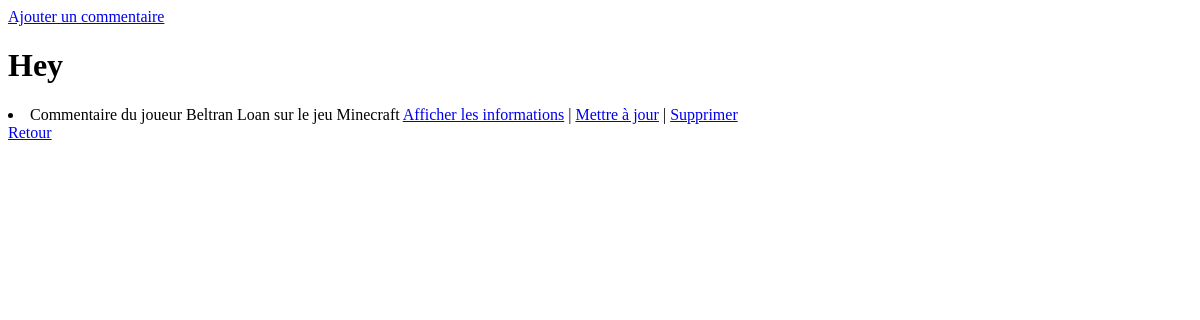
The page /index_commentaires/ on the database as committed earlier.
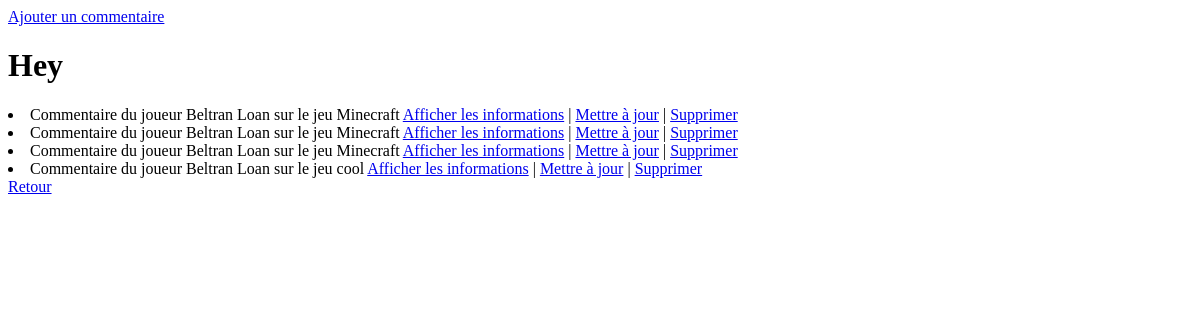
The same page on the database as committed later.
### ludotheque/models.py (models this page shows, shortened)
class Commentaires(models.Model):
    jeux = models.ForeignKey("Jeux", on_delete=models.CASCADE, default=None)
    joueurs = models.ForeignKey("Joueurs", on_delete=models.CASCADE, default=None)
    note = models.FloatField(max_length=3)
    commentaire = models.TextField(blank=True, null=True)
    date = models.DateField(blank=True, null=False)
    def __str__(self):
        chaine = f"Commentaire du joueur {self.joueurs} sur le jeu {self.jeux}"
        return chaine

class Joueurs(models.Model):
    nom = models.CharField(max_length=100)
    prenom = models.CharField(max_length=100)
    mail = models.CharField(max_length=100)
    mdp = models.CharField(max_length=100)
    TYPE_CHOICES = (
        ('professionnel', 'Professionnel'),
        ('particulier', 'Particulier'),
    )
    type = models.CharField(max_length=20, choices=TYPE_CHOICES)
    def __str__(self):
        chaine = f"{self.nom} {self.prenom} "
        return chaine

class Jeux(models.Model):
    titre = models.CharField(max_length=100)
    anneeSortie = models.IntegerField()
    photo = models.ImageField(upload_to='images/', blank=True, null=True)
    editeur = models.CharField(max_length=100)
    auteur = models.ForeignKey("Auteurs", on_delete=models.CASCADE, default=None)
    cat = models.ForeignKey("Categories", on_delete=models.CASCADE, default=None)
    joueurs = models.ManyToManyField(Joueurs, through='ListeJeuxJoueurs')
    def __str__(self):
        chaine = f" {self.titre} "
        return chaine

### ludotheque/views_commentaires.py (the view)
# urls.py: path('index_commentaires/', views_commentaires.commentaires_index),
def commentaires_index(request):
    liste = list(models.Commentaires.objects.all())
    return render(request, "commentaires/index.html", {"liste" : liste})

### ludotheque/templates/commentaires/index.html (shortened to what this page needs)
<!DOCTYPE html>
<html lang="en">
<head>
</head>
<body>
<a href="/ajout_commentaires/"> Ajouter un commentaire </a>
<h1> Hey </h1>
<article>
    {% for c in liste %}
        <li class="liste"> {{c}} <a class="edit" href="/ludotheque/affiche_commentaires/{{c.id}}/">Afficher les informations</a>  |  <a class="edit" href="/ludotheque/update_commentaires/{{c.id}}/">Mettre à jour</a>  |  <a class="edit" href="/ludotheque/delete_commentaires/{{c.id}}/">Supprimer</a> </li>
    {% endfor %}
</article>
<a href="/"> Retour </a>
</body>
</html>

Rows that differ between the two databases and show on the page:
added Commentaires: joueurs+jeux "Commentaire du joueur Beltran Loan sur le jeu Minecraft"
added Commentaires: joueurs+jeux "Commentaire du joueur Beltran Loan sur le jeu Minecraft"
added Commentaires: joueurs+jeux "Commentaire du joueur Beltran Loan sur le jeu cool"
